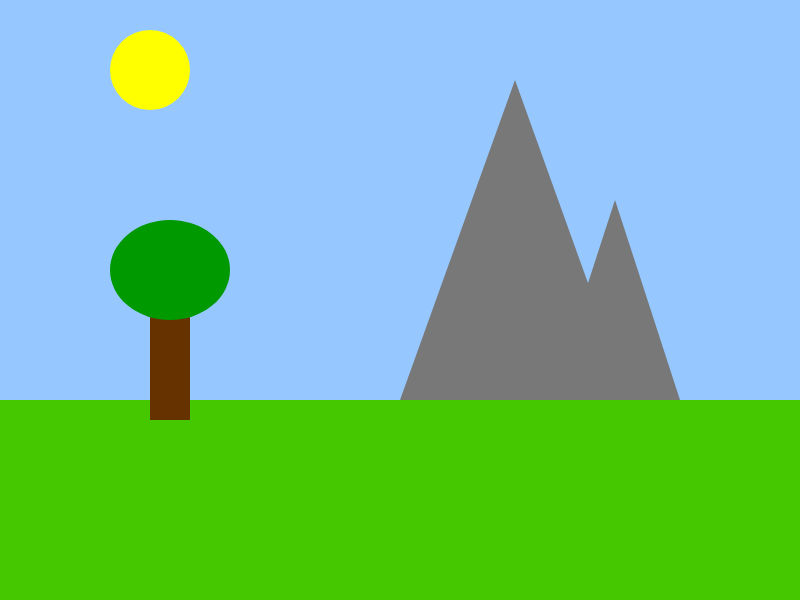
Frame 1 (no input)
Frame 60 (no input): identical to frame 1, image omitted
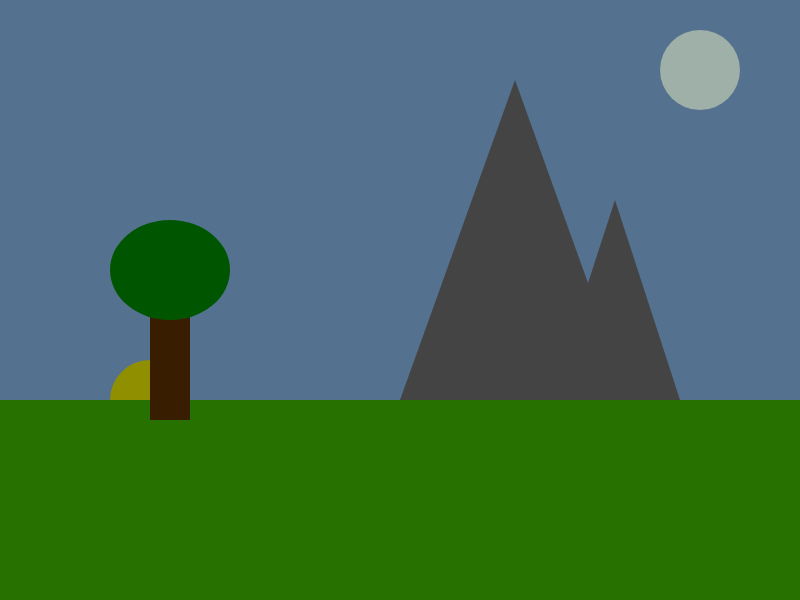
Frame 120 (the mouse pressed at the canvas centre since frame 60)

The p5.js sketch that drew these frames (run headless with seeded random() and noise() and a simulated clock; from frame 60 on, the mouse is pressed at the canvas centre):

// p5.js sketch
// ── sketch.js
var groundHeight;
var mountain1;
var mountain2;

var tree;

var moon;
var sun;
var darkness;

function setup()
{
	createCanvas(800, 600);
	//set the groundHeight proportional to the canvas size
	groundHeight = (height / 3) * 2;

	//initalise the mountain objects with properties to help draw them to the canvas
	mountain1 = {
		x: 400,
		y: groundHeight,
		height: 320,
		width: 230
	};
	mountain2 = {
		x: 550,
		y: groundHeight,
		height: 200,
		width: 130
	};

	//initalise the tree object
	tree = {
		x: 150,
		y: groundHeight + 20,
		trunkWidth: 40,
		trunkHeight: 150,
		canopyWidth: 120,
		canopyHeight: 100
	};

    //initalise the sun 
	sun = {
		x: 150,
		y: 70,
		diameter: 80,
	};
    
    //TASK: intialise a moon object with an extra property for brightness
	moon = {
		x:700,
		y:70,
		diameter:80,
		brightness:darkness
	}

	//set the initial darkness
	darkness = 0;
}



function draw()
{
	//TASK: update the values for the moons brightness, the sun's position and the darkness.
	//You can either map this to the mouse's location (i.e. the futher left the mouse is the more daylight) or you can just change the values gradually over time.
	sun.y = max(mouseX, 70)
	darkness=min(mouseX * 0.28, 800 * 0.28)

	//draw the sky
	background(150, 200, 255);
	noStroke();

	
	//draw the sun
	fill(255, 255, 0);
	ellipse(sun.x, sun.y, sun.diameter);
    
    //TASK: you'll need to draw the moon too. Make sure you use brightness to adjust the colour
	

	//draw the ground and make it green
	fill(70, 200, 0);
	rect(0, groundHeight, width, height - groundHeight);

	//draw the mountains
	fill(120);
	triangle(mountain1.x, mountain1.y,
		mountain1.x + mountain1.width, mountain1.y,
		mountain1.x + (mountain1.width / 2), mountain1.y - mountain1.height);

	triangle(mountain2.x, mountain2.y,
		mountain2.x + mountain2.width, mountain2.y,
		mountain2.x + (mountain2.width / 2), mountain2.y - mountain2.height);
    
    //TASK: You can draw the tree yourself
	fill(102, 51, 0)
	rect(tree.x, tree.y - tree.trunkHeight,
		tree.trunkWidth, tree.trunkHeight)
	fill(0, 153, 0)
	ellipse(tree.x + tree.trunkWidth / 2,
		tree.y - tree.trunkHeight,
		tree.canopyWidth, tree.canopyHeight)
    

	//TASK: make the scene dark by drawing a rectangle that covers the whole canvas.
	//Use the alpha value of fill to determine how dark to make it
	fill(0,0,0,darkness)
	rect(0, 0, 800, 600)
	
	fill(255, 255, 200,darkness);
    ellipse(moon.x,moon.y,moon.diameter)

}
